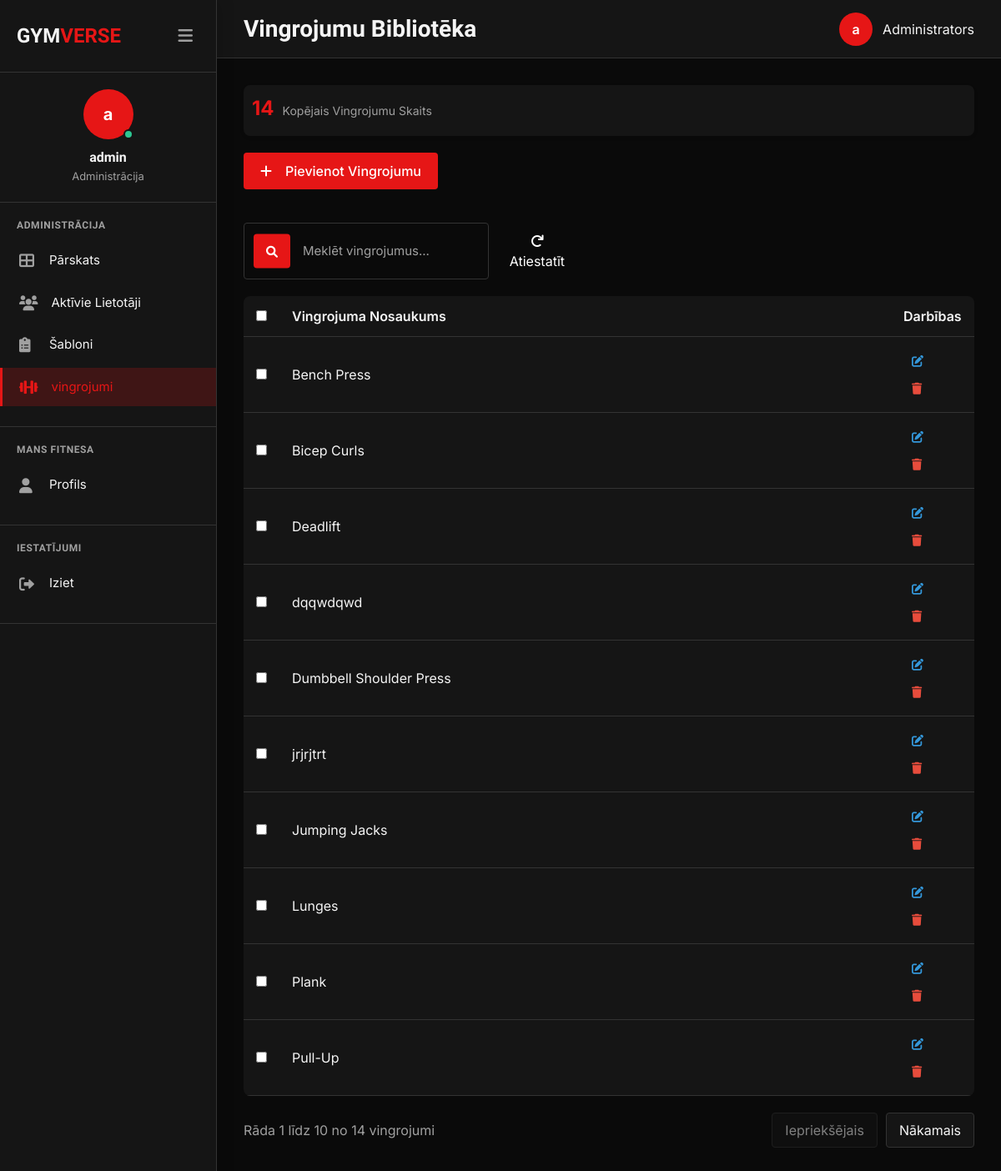
The page /admin/exercises/index.php (signed in) on the database its author committed.
### tables this page shows
CREATE TABLE `exercises` (
  `id` int NOT NULL,
  `name` varchar(100) NOT NULL,
  `description` text,
  `exercise_type` varchar(255) DEFAULT NULL,
  `equipment` varchar(255) DEFAULT NULL,
  `primary_muscle` varchar(255) DEFAULT NULL,
  `difficulty` enum('beginner','intermediate','advanced') DEFAULT 'intermediate',
  `instructions` text,
  `common_mistakes` text,
  `benefits` text,
  `video_url` varchar(255) DEFAULT NULL,
  `created_at` timestamp NULL DEFAULT CURRENT_TIMESTAMP,
  `updated_at` timestamp NULL DEFAULT CURRENT_TIMESTAMP ON UPDATE CURRENT_TIMESTAMP
);

### profile/languages.php (called while the page is built, shortened)
<?php
function t($key, $lang = null) {
    global $translations;
    if ($lang === null) {
        $lang = $_SESSION["language"] ?? 'en';
    }
    return $translations[$lang][$key] ?? $key;
}

### admin/exercises/index.php (the view, shortened to what this page needs)
<?php
require_once dirname(__DIR__, 2) . '/assets/db_connection.php';
require_once dirname(__DIR__, 2) . '/profile/languages.php';
$search = isset($_GET['search']) ? trim($_GET['search']) : '';
$limit = 10;
$page = isset($_GET['page']) ? (int)$_GET['page'] : 1;
$offset = ($page - 1) * $limit;
$query = "SELECT id, name FROM exercises WHERE 1=1";
$params = [];
$types = '';
$countQuery = str_replace("SELECT id, name", "SELECT COUNT(*) as total", $query);
$stmt = $conn->prepare($countQuery);
$stmt->execute();
$result = $stmt->get_result();
$total_exercises = $result->fetch_assoc()['total'];
$total_pages = ceil($total_exercises / $limit);
$query .= " ORDER BY name ASC LIMIT ? OFFSET ?";
$params[] = $limit;
$types .= 'i';
$params[] = $offset;
$types .= 'i';
$stmt = $conn->prepare($query);
if (!empty($params)) {
    $stmt->bind_param($types, ...$params);
}
$stmt->execute();
$exercises = $stmt->get_result();
$total_exercises_count = 0;
$stats_sql = "SELECT COUNT(*) as total FROM exercises";
$stats_result = $conn->query($stats_sql);
if ($row = $stats_result->fetch_assoc()) {
    $total_exercises_count = $row['total'];
}
$bodyClass = "admin-page";
?>
<!DOCTYPE html>
<html lang="<?php echo $_SESSION['language'] ?? 'en'; ?>">
<head>
    <link rel="stylesheet" href="https://cdnjs.cloudflare.com/ajax/libs/font-awesome/6.0.0/css/all.min.css">
    <link rel="stylesheet" href="/assets/css/normalize.css">
    <link rel="stylesheet" href="/assets/css/variables.css">
    <link rel="stylesheet" href="/assets/css/main.css">
    <link rel="stylesheet" href="/assets/css/admin-sidebar.css">
    <link rel="stylesheet" href="/admin/includes/admin-styles.css">
</head>
<body class="<?php echo $bodyClass; ?>">
    <div class="admin-wrapper">
        <?php include '../includes/admin-sidebar.php'; ?>
        <div class="main-content">
            <div class="admin-topbar">
                <h1><?php echo t('exercise_library'); ?></h1>
                <div class="admin-user">
                    <div class="admin-avatar"><?php echo substr($_SESSION["username"], 0, 1); ?></div>
                    <span><?php echo t('admin'); ?></span>
                </div>
            </div>
            <div class="dashboard-container">
                <div class="stats-container">
                    <div class="stat-card">
                        <div class="stat-value"><?php echo $total_exercises_count; ?></div>
                        <div class="stat-label"><?php echo t('total_exercises'); ?></div>
                    </div>
                </div>
                <div class="actions-bar">
                    <a href="add-exercise.php" class="add-btn">
                        <i class="fas fa-plus"></i> <?php echo t('add_exercise'); ?>
                    </a>
                </div>
                <form action="" method="GET" id="filterForm">
                    <div class="search-container">
                        <input type="text" name="search" class="search-input" placeholder="<?php echo t('search_exercises_placeholder'); ?>" value="<?php echo htmlspecialchars($search); ?>">
                        <button type="submit" class="search-btn">
                            <i class="fas fa-search"></i>
                        </button>
                        <button type="button" class="reset-btn" onclick="resetFilters()">
                            <i class="fas fa-redo"></i> <?php echo t('reset'); ?>
                        </button>
                    </div>
                </form>
                <table class="exercise-table">
                    <thead>
                        <tr>
                            <th class="checkbox-column">
                                <input type="checkbox" id="selectAll">
                            </th>
                            <th><?php echo t('exercise_name'); ?></th>
                            <th class="action-column"><?php echo t('actions'); ?></th>
                        </tr>
                    </thead>
                    <tbody>
                        <?php if ($exercises->num_rows > 0): ?>
                            <?php while ($exercise = $exercises->fetch_assoc()): ?>
                                <tr>
                                    <td class="checkbox-column">
                                        <input type="checkbox" class="exercise-checkbox" value="<?php echo $exercise['id']; ?>">
                                    </td>
                                    <td><?php echo htmlspecialchars($exercise['name']); ?></td>
                                    <td class="action-column">
                                        <a href="edit-exercise.php?id=<?php echo $exercise['id']; ?>" class="edit-btn">
                                            <i class="fas fa-edit"></i>
                                        </a>
                                        <a href="javascript:void(0)" onclick="confirmDelete(<?php echo $exercise['id']; ?>)" class="delete-btn">
                                            <i class="fas fa-trash"></i>
                                        </a>
                                    </td>
                                </tr>
                            <?php endwhile; ?>
                        <?php else: ?>
                            <tr>
                                <td colspan="3" style="text-align: center; padding: 20px;"><?php echo t('no_exercises_found'); ?></td>
                            </tr>
                        <?php endif; ?>
                    </tbody>
                </table>
                <div class="pagination">
                    <div class="page-info">
                        <?php
                        $start = min($offset + 1, $total_exercises);
                        $end = min($offset + $limit, $total_exercises);
                        echo t('showing') . " $start " . t('to') . " $end " . t('of') . " $total_exercises " . t('exercises');
                        ?>
                    </div>
                    <div class="page-buttons">
                        <button
                            onclick="window.location.href='?page=<?php echo max(1, $page - 1); ?>&search=<?php echo urlencode($search); ?>'"
                            class="page-btn"
                            <?php echo ($page <= 1) ? 'disabled' : ''; ?>
                        >
                            <?php echo t('previous'); ?>
                        </button>
                        <button
                            onclick="window.location.href='?page=<?php echo min($total_pages, $page + 1); ?>&search=<?php echo urlencode($search); ?>'"
                            class="page-btn"
                            <?php echo ($page >= $total_pages) ? 'disabled' : ''; ?>
                        >
                            <?php echo t('next'); ?>
                        </button>
                    </div>
                </div>
            </div>
        </div>
    </div>
</body>
</html>

### assets/css/variables.css (style rules this page uses)
:root { --primary: #ff4d4d; --primary-light: #4cc9f0; --primary-dark: #3a56d4; --secondary: #f72585; --secondary-light: #ff5c8a; --success: #06d6a0; --warning: #ffd166; --danger: #ef476f; --info: #2196f3; --dark: #0f0f1a; --dark-card: #1a1a2e; --dark-card-hover: #2a2a2a; --dark-bg: #121212; --gray-dark: #2b2b3d; --gray-light: rgba(255, 255, 255, 0.7); --gray-100: #f5f5f5; --gray-200: #eeeeee; --gray-300: #dddddd; --gray-400: #cccccc; --gray-500: #aaaaaa; --gray-600: #888888; --gray-700: #666666; --gray-800: #444444; --gray-900: #222222; --text-light: #ffffff; --text-gray: #a0a0a0; --text-muted: #707070; --text-primary: #e0e0e0; --text-secondary: #a0a0a0; --gradient-blue: linear-gradient(135deg, var(--primary-dark), var(--primary-light)); --gradient-purple: linear-gradient(135deg, #9d4edd, #c77dff); --gradient-pink: linear-gradient(135deg, var(--secondary), var(--secondary-light)); --gradient-green: linear-gradient(135deg, var(--success), #64dfdf); --gradient-orange: linear-gradient(135deg, #fb8500, #ffb703); --font-family-base: 'Inter', -apple-system, BlinkMacSystemFont, 'Segoe UI', Roboto, Oxygen, Ubuntu, Cantarell, 'Open Sans', 'Helvetica Neue', sans-serif; --font-family-heading: 'Koulen', 'Inter', sans-serif; --font-family-mono: SFMono-Regular, Menlo, Monaco, Consolas, "Liberation Mono", "Courier New", monospace; --font-size-xs: 0.75rem; --font-size-sm: 0.875rem; --font-size-base: 1rem; --font-size-lg: 1.125rem; --font-size-xl: 1.25rem; --font-size-2xl: 1.5rem; --font-size-3xl: 1.875rem; --font-size-4xl: 2.25rem; --font-size-5xl: 3rem; --font-size-6xl: 4rem; --font-weight-light: 300; --font-weight-normal: 400; --font-weight-medium: 500; --font-weight-semibold: 600; --font-weight-bold: 700; --line-height-none: 1; --line-height-tight: 1.25; --line-height-snug: 1.375; --line-height-normal: 1.5; --line-height-relaxed: 1.625; --line-height-loose: 2; --letter-spacing-tighter: -0.05em; --letter-spacing-tight: -0.025em; --letter-spacing-normal: 0; --letter-spacing-wide: 0.025em; --letter-spacing-wider: 0.05em; --letter-spacing-widest: 0.1em; --space-xs: 0.25rem; --space-sm: 0.5rem; --space-md: 1rem; --space-lg: 1.5rem; --space-xl: 2rem; --space-2xl: 2.5rem; --space-3xl: 3rem; --space-4xl: 4rem; --space-5xl: 6rem; --sidebar-width: 280px; --header-height: 80px; --footer-height: auto; --container-max-width: 1200px; --container-padding: var(--space-md); --border-radius-sm: 0.25rem; --border-radius-md: 0.375rem; --border-radius-lg: 0.5rem; --border-radius-xl: 1rem; --border-radius-2xl: 1.5rem; --border-radius-full: 9999px; --border-width-thin: 1px; --border-width-medium: 2px; --border-width-thick: 3px; --border-color: rgba(255, 255, 255, 0.1); --shadow-sm: 0 4px 6px rgba(0, 0, 0, 0.1); --shadow-md: 0 10px 20px rgba(0, 0, 0, 0.15); --shadow-lg: 0 10px 25px rgba(0, 0, 0, 0.2); --shadow-xl: 0 20px 25px -5px rgba(0, 0, 0, 0.1), 0 10px 10px -5px rgba(0, 0, 0, 0.04); --shadow-2xl: 0 25px 50px -12px rgba(0, 0, 0, 0.25); --shadow-inner: inset 0 2px 4px 0 rgba(0, 0, 0, 0.06); --z-index-dropdown: 1000; --z-index-sticky: 1020; --z-index-fixed: 1030; --z-index-modal-backdrop: 1040; --z-index-modal: 1050; --z-index-popover: 1060; --z-index-tooltip: 1070; --transition: all 0.3s cubic-bezier(0.25, 0.8, 0.25, 1); --transition-fast: 0.15s ease; --transition-base: 0.3s ease; --transition-slow: 0.5s ease; --button-padding-y: 0.75rem; --button-padding-x: 1.5rem; --button-font-size: var(--font-size-base); --button-font-weight: var(--font-weight-medium); --button-border-radius: var(--border-radius-md); --button-focus-width: 0.2rem; --input-padding-y: 0.75rem; --input-padding-x: 1rem; --input-font-size: var(--font-size-base); --input-line-height: var(--line-height-normal); --input-border-width: 1px; --input-border-radius: var(--border-radius-md); --input-focus-border-color: var(--primary); --input-focus-box-shadow: 0 0 0 0.2rem rgba(67, 97, 238, 0.25); --card-border-width: 0; --card-border-radius: var(--border-radius-lg); --card-padding: var(--space-lg); --card-bg: var(--dark-card); --card-shadow: var(--shadow-md); }

### rows shown on the page
exercises: name "Bench Press"
exercises: name "Bicep Curls"
exercises: name "Deadlift"
exercises: name "dqqwdqwd"
exercises: name "Dumbbell Shoulder Press"
exercises: name "jrjrjtrt"
exercises: name "Jumping Jacks"
exercises: name "Lunges"
exercises: name "Plank"
exercises: name "Pull-Up"

### other values the page prints
substr($_SESSION["username"], 0, 1) "a"
$_SESSION["username"] "admin"
t('administration') "Administrācija"
t('administration') "ADMINISTRĀCIJA"
t('dashboard') "Pārskats"
t('active_users') "Aktīvie Lietotāji"
t('templates') "Šabloni"
t('exercises') "vingrojumi"
t('my_fitness') "MANS FITNESA"
t('profile') "Profils"
t('settings') "IESTATĪJUMI"
t('logout') "Iziet"
t('exercise_library') "Vingrojumu Bibliotēka"
t('admin') "Administrators"
$total_exercises_count "14"
